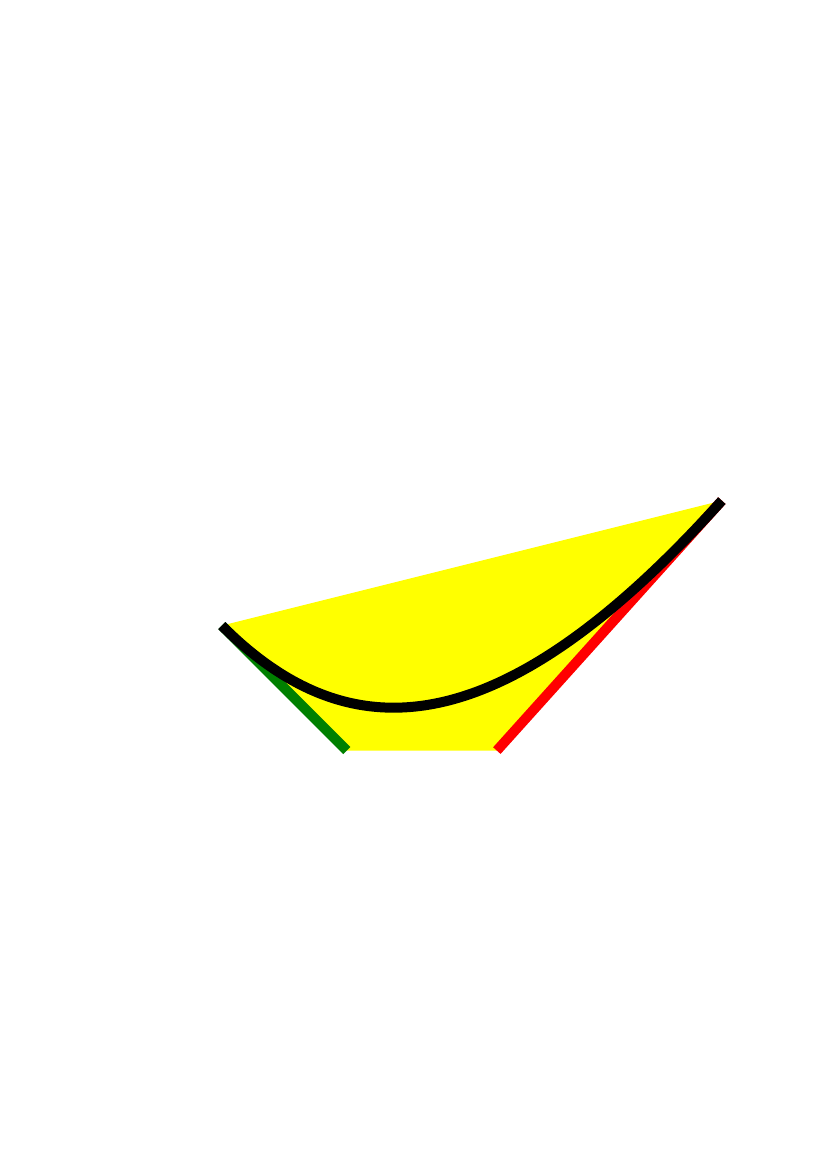

The Python source for this figure:
from reportlab.pdfgen.canvas import Canvas
from reportlab.lib.units import inch, cm
from reportlab.lib.colors import yellow, green, red, black
from reportlab.lib.pagesizes import A4


def translate(canvas):
    canvas.translate(dx=5*cm, dy=10*cm)


def scale(canvas):
    canvas.scale(x=1.0, y=1.0)


def bezier(canvas):
    i = 1*inch
    d = i/4

    # define the bezier curve control points
    x1, y1, x2, y2, x3, y3, x4, y4 = d, 1.5*i, 1.5*i, d, 3*i, d, 5.5*i-d, 3*i-d

    # Desenha Amarelo
    canvas.setFillColor(aColor=yellow)
    p = canvas.beginPath()
    p.moveTo(x=x1, y=y1)
    for (x, y) in [(x2, y2), (x3, y3), (x4, y4)]:
        p.lineTo(x=x, y=y)
    canvas.drawPath(aPath=p, stroke=0, fill=1)

    #  Largura das linhas
    canvas.setLineWidth(width=0.1*i)

    # Desenho da Linha Verde
    canvas.setStrokeColor(aColor=green)
    canvas.line(x1=x1, y1=y1, x2=x2, y2=y2)

    # Desenho da Linha Vermelha
    canvas.setStrokeColor(aColor=red)
    canvas.line(x1=x3, y1=y3, x2=x4, y2=y4)

    # Desenho Bezier Preto
    canvas.setStrokeColor(aColor=black)
    canvas.bezier(x1, y1, x2, y2, x3, y3, x4, y4)


if __name__ == "__main__":
    pdf = Canvas(filename="bezier_draw.pdf", pagesize=A4)
    translate(pdf)
    scale(pdf)
    bezier(pdf)
    pdf.showPage()
    pdf.save()
